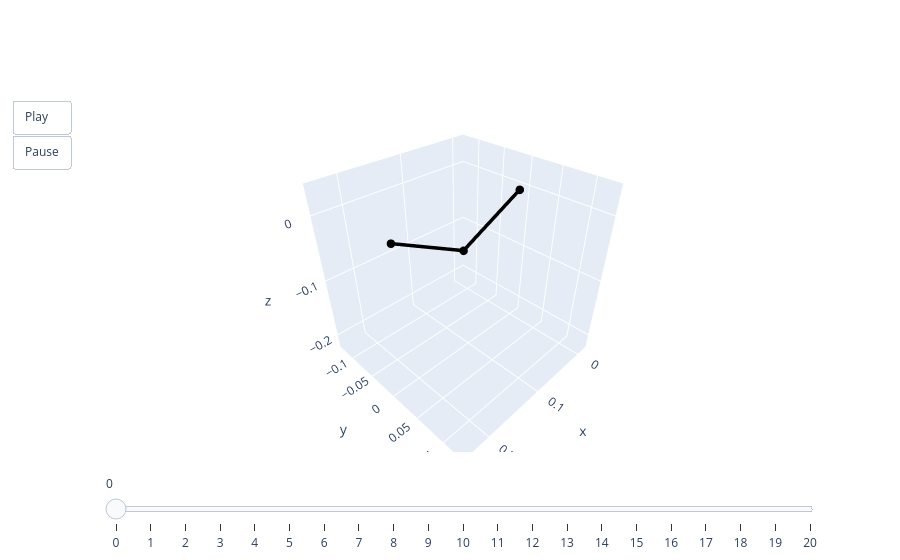

The cell this chart's notebook holds for it:
### Code cell
animate(pred[0])

### Figure 1 — Plotly figure (JSON) as saved in the notebook; plotly's stock layout.template omitted (floating-point values rounded to 4 significant figures)
{"data": [{"line": {"color": "black", "width": 7}, "marker": {"size": 5}, "mode": "lines+markers", "type": "scatter3d", "x": [0, 0.1106, 0.2218], "y": [0, 0, 0], "z": [0, -0.05106, 0.006761]}], "layout": {"scene": {"aspectmode": "cube", "xaxis": {"autorange": false, "range": [-0.02231, 0.2454]}, "yaxis": {"autorange": false, "range": [-0.1339, 0.1339]}, "zaxis": {"autorange": false, "range": [-0.2252, 0.04255]}}, "sliders": [{"steps": [{"args": [["0"], {"frame": {"duration": 0, "redraw": true}, "mode": "immediate"}], "label": "0", "method": "animate"}, {"args": [["1"], {"frame": {"duration": 0, "redraw": true}, "mode": "immediate"}], "label": "1", "method": "animate"}, {"args": [["2"], {"frame": {"duration": 0, "redraw": true}, "mode": "immediate"}], "label": "2", "method": "animate"}, {"args": [["3"], {"frame": {"duration": 0, "redraw": true}, "mode": "immediate"}], "label": "3", "method": "animate"}, {"args": [["4"], {"frame": {"duration": 0, "redraw": true}, "mode": "immediate"}], "label": "4", "method": "animate"}, {"args": [["5"], {"frame": {"duration": 0, "redraw": true}, "mode": "immediate"}], "label": "5", "method": "animate"}, {"args": [["6"], {"frame": {"duration": 0, "redraw": true}, "mode": "immediate"}], "label": "6", "method": "animate"}, {"args": [["7"], {"frame": {"duration": 0, "redraw": true}, "mode": "immediate"}], "label": "7", "method": "animate"}, {"args": [["8"], {"frame": {"duration": 0, "redraw": true}, "mode": "immediate"}], "label": "8", "method": "animate"}, {"args": [["9"], {"frame": {"duration": 0, "redraw": true}, "mode": "immediate"}], "label": "9", "method": "animate"}, {"args": [["10"], {"frame": {"duration": 0, "redraw": true}, "mode": "immediate"}], "label": "10", "method": "animate"}, {"args": [["11"], {"frame": {"duration": 0, "redraw": true}, "mode": "immediate"}], "label": "11", "method": "animate"}, {"args": [["12"], {"frame": {"duration": 0, "redraw": true}, "mode": "immediate"}], "label": "12", "method": "animate"}, {"args": [["13"], {"frame": {"duration": 0, "redraw": true}, "mode": "immediate"}], "label": "13", "method": "animate"}, {"args": [["14"], {"frame": {"duration": 0, "redraw": true}, "mode": "immediate"}], "label": "14", "method": "animate"}, {"args": [["15"], {"frame": {"duration": 0, "redraw": true}, "mode": "immediate"}], "label": "15", "method": "animate"}, {"args": [["16"], {"frame": {"duration": 0, "redraw": true}, "mode": "immediate"}], "label": "16", "method": "animate"}, {"args": [["17"], {"frame": {"duration": 0, "redraw": true}, "mode": "immediate"}], "label": "17", "method": "animate"}, {"args": [["18"], {"frame": {"duration": 0, "redraw": true}, "mode": "immediate"}], "label": "18", "method": "animate"}, {"args": [["19"], {"frame": {"duration": 0, "redraw": true}, "mode": "immediate"}], "label": "19", "method": "animate"}, {"args": [["20"], {"frame": {"duration": 0, "redraw": true}, "mode": "immediate"}], "label": "20", "method": "animate"}]}], "updatemenus": [{"buttons": [{"args": [null, {"frame": {"duration": 50, "redraw": true}, "fromcurrent": true}], "label": "Play", "method": "animate"}, {"args": [[null], {"frame": {"duration": 0, "redraw": true}, "mode": "immediate"}], "label": "Pause", "method": "animate"}], "showactive": false, "type": "buttons"}]}}
